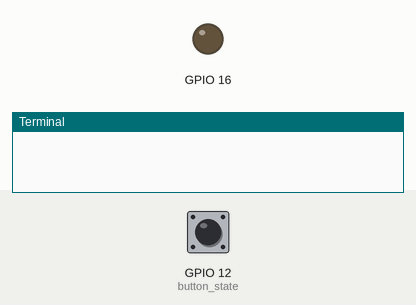
Simulated run of this program. Board: Raspberry Pi (BCM pin numbers). On the bench: output pins drawn as LEDs (lit = HIGH), the last lines printed to the terminal. Dashed ring = blinking. Inputs (shaded band) come from the test bench; at power-on: GPIO 12 (button_state) HIGH.

Above: at 1.2 s.
1.3 s: GPIO 12 (button_state) pulled LOW for 1 s
At 2.8 s:
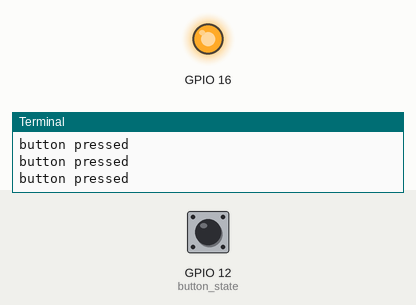
3.8 s: GPIO 12 (button_state) pulled LOW for 3.2 s
At 4.1 s:
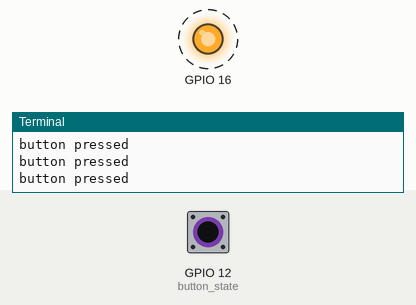
8.5 s: GPIO 12 (button_state) pulled LOW for 0.25 s
At 9.0 s:
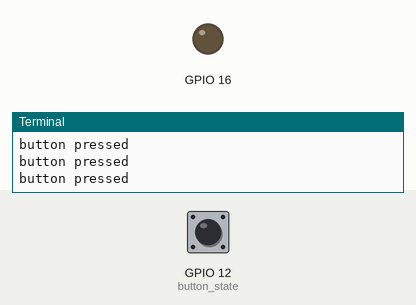
Timing chart, 0 to 11.5 s (numbered marks = the images above; inputs shaded):
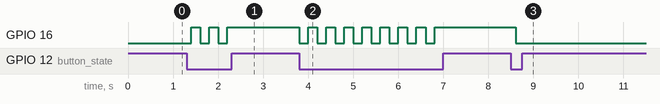

Measured:
- after the input at 1.3 s, GPIO 16: alternates HIGH for 0.20 s and LOW for 0.20 s, 5 changes in all, then stays HIGH, starting after 0.10 s
- after the input at 3.8 s, GPIO 16: alternates HIGH for 0.20 s and LOW for 0.20 s, 16 changes in all, then stays HIGH, starting at once
- after the input at 8.5 s, GPIO 16: HIGH → LOW after 0.11 s

The program:

led_button.py
```python
import RPi.GPIO as GPIO
import time
GPIO.setmode(GPIO.BCM)
GPIO.setup(16,GPIO.OUT)
GPIO.setup(12,GPIO.IN,pull_up_down=GPIO.PUD_UP) # BUTTON 입력 설정
control=False
try:
	while True:
		button_state = GPIO.input(12)
		if button_state == False:
			if(control==True):
				control=False
			else:
				control=True
			print('button pressed')
		if control == True:
			GPIO.output(16,True)
		else:
			GPIO.output(16,False)
		time.sleep(0.2)
except KeyboardInterrupt:
	GPIO.cleanup()
finally:
	GPIO.cleanup()
```
